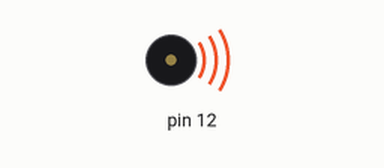
Bench run of a sketch on a simulated Arduino Uno, built with avr-gcc and run on an emulated ATmega328P. Shown: buzzer (waves = sounding).

Above: at 1.7 s.
Timing chart, 0 to 5.0 s (numbered marks = the images above):
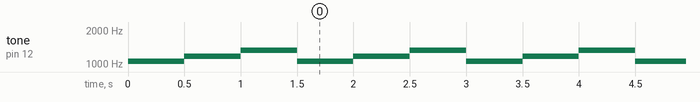

Measured:
- by itself, tone on pin 12: repeats every 1.5 s: 1176 Hz 0.50 s, 1320 Hz 0.50 s, 1056 Hz 0.50 s

The sketch:

p.19.ino
```cpp
void setup(){
tone(12, 1056);
delay(500);
tone(12, 1176);
delay(500);
tone(12, 1320);
delay(500);
noTone(12);
}
void loop(){
tone(12, 1056);
delay(500);
tone(12, 1176);
delay(500);
tone(12, 1320);
delay(500);
noTone(12);
}
```
